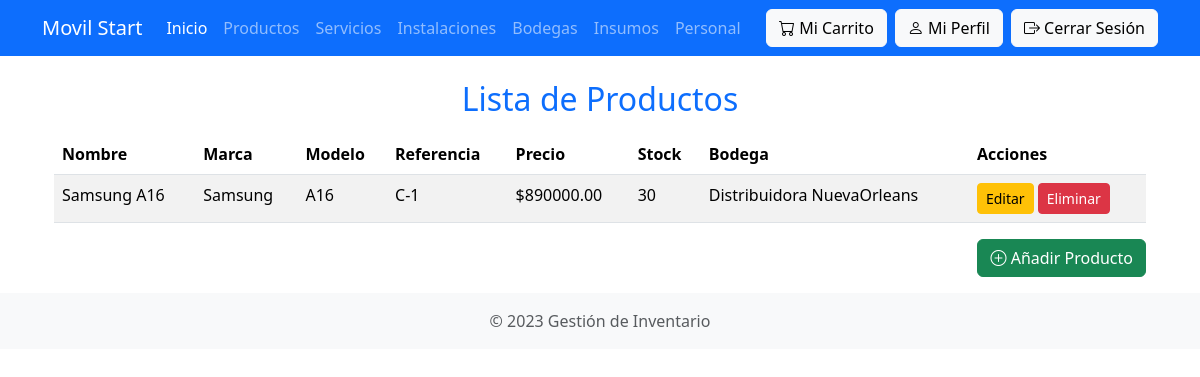
The page /productos/ (signed in) on the database its author committed.
### productos/models.py (models this page shows, shortened)
class Producto(models.Model):
    nombre = models.CharField(max_length=100)
    marca = models.CharField(max_length=100)
    modelo = models.CharField(max_length=100)
    referencia = models.CharField(max_length=100)
    presentacion = models.CharField(max_length=100)
    especificaciones_tecnicas = models.TextField()
    precio = models.DecimalField(max_digits=10, decimal_places=2)
    stock = models.IntegerField()
    stock_minimo = models.IntegerField()
    bodega = models.ForeignKey(Bodega, on_delete=models.CASCADE)

class Bodega(models.Model):
    nombre = models.CharField(max_length=100)
    direccion = models.CharField(max_length=255)
    ciudad = models.CharField(max_length=100)
    estado = models.CharField(max_length=100)
    codigo_postal = models.CharField(max_length=20)

### productos/views.py (the view)
# urls.py: path('', views.list_productos, name='list_productos'),
def list_productos(request):
    productos = Producto.objects.all()
    return render(request, 'productos/list_productos.html', {'productos': productos})

### templates/productos/list_productos.html (shortened to what this page needs)
{% extends 'base.html' %}
{% block content %}
<div class="container mt-4">
    <h2 class="text-center text-primary">Lista de Productos</h2>
    {% if user.is_superuser or user.tipo_usuario == "administrador" %}
        <table class="table table-striped mt-3">
            <thead>
                <tr>
                    <th>Nombre</th>
                    <th>Marca</th>
                    <th>Modelo</th>
                    <th>Referencia</th>
                    <th>Precio</th>
                    <th>Stock</th>
                    <th>Bodega</th>
                    {% if user.is_superuser %}<th>Acciones</th>{% endif %}
                </tr>
            </thead>
            <tbody>
                {% for producto in productos %}
                <tr>
                    <td>{{ producto.nombre }}</td>
                    <td>{{ producto.marca }}</td>
                    <td>{{ producto.modelo }}</td>
                    <td>{{ producto.referencia }}</td>
                    <td>${{ producto.precio }}</td>
                    <td>{{ producto.stock }}</td>
                    <td>{{ producto.bodega.nombre }}</td>
                    {% if user.is_superuser %}
                    <td>
                        <a href="{% url 'update_producto' producto.id %}" class="btn btn-warning btn-sm">Editar</a>
                        <a href="{% url 'delete_producto' producto.id %}" class="btn btn-danger btn-sm">Eliminar</a>
                    </td>
                    {% endif %}
                </tr>
                {% endfor %}
            </tbody>
        </table>
    {% endif %}
    {% if user.is_superuser or user.tipo_usuario == "administrador" %}
    <div class="mb-3 text-end">
        <a href="{% url 'create_producto' %}" class="btn btn-success">
            <i class="bi bi-plus-circle"></i> Añadir Producto
        </a>
    </div>
    {% endif %}
</div>
{% endblock %}

### rows shown on the page
Producto: nombre "Samsung A16", marca "Samsung", modelo "A16", referencia "C-1", precio "890000.00", stock "30", bodega.nombre "Distribuidora NuevaOrleans"
